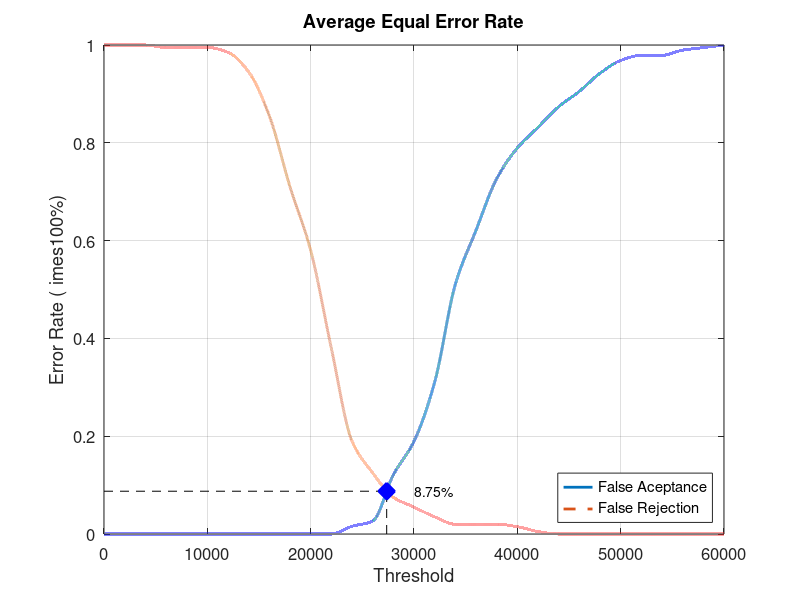
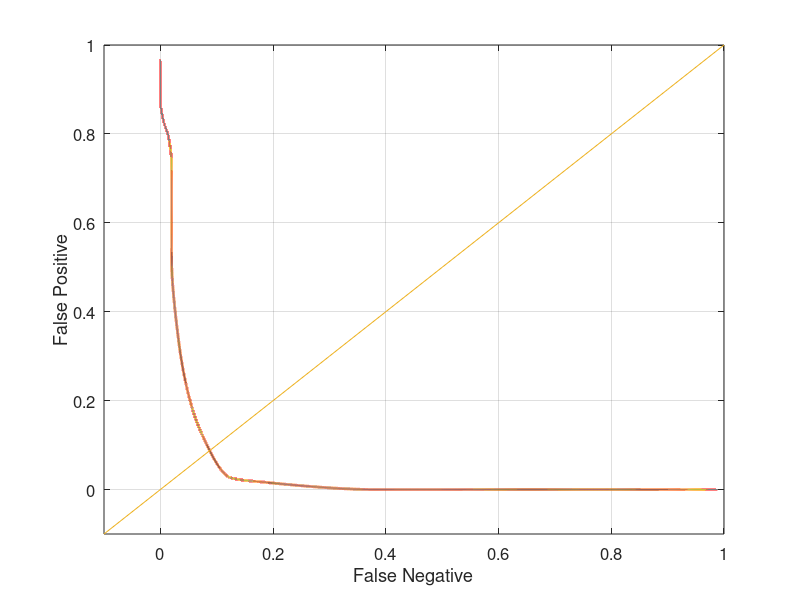

Write the MATLAB code that produced these figures, in order.
close all;
clear;
clc;
x = 0:2000:60000;
xq = 0:0.5:60000;

y0 = [0 0 0 0 0 0 0 0 0 0 0 0 0.0157895 0.0263158 0.121053 0.189474 0.310526 0.510526 0.621053 0.726316 0.789474 0.831579 0.873684 0.905263 0.942105 0.968421 0.978947 0.978947 0.989474 0.994737 1]
yy0 = interp1(x, y0, xq, 'pchip');
y1 = [1 1 1 0.995 0.995 0.995 0.985 0.945 0.855 0.71 0.58 0.38 0.19 0.125 0.075 0.055 0.035 0.02 0.02 0.02 0.015 0.005 0 0 0 0 0 0 0 0 0]
yy1 = interp1(x, y1, xq, 'pchip');

% Calculating EER: 
y2 = abs(y0 - y1);
find(y2 == min(y2))
yy2 = abs(yy0 - yy1);
xEER = find(yy2 == min(yy2));
xEERIndex = xq(xEER) % X-axis EER
yEER = yy0(xEER) % Y-axis EER

main = figure
plot(xq, yy0,'-','LineWidth', 2);	hold on
plot(xq, yy1,'--','LineWidth', 2);	hold on
plot([xEERIndex xEERIndex], [0 yEER], 'k--');	hold on
plot([0 xEERIndex], [yEER yEER], 'k--');	hold on
plot(xEERIndex, yEER, 'bx', 'LineWidth', 10);	hold on
text(xEERIndex + 10 * xEERIndex / 100, yEER, [num2str(round((10000 * yEER)) / 100) '%'])
legend('False Aceptance', 'False Rejection', 'Location', 'SouthEast')
xlabel('Threshold')
ylabel('Error Rate (	imes100%)')
title('Average Equal Error Rate')
set(gca, 'FontSize', 12)
axis([0 60000 0 1])
grid on

print(main, 'Database4_1Main', '-dpng');
FNRxFPR = figure('Color', [1 1 1]);
plot(yy1, yy0, '-', yy1, yy0, 'LineWidth', 2);
hold on
y = -0.1:0.1:1
plot(y, y); 
set(gca, 'FontSize', 12)
xlabel('False Negative')
ylabel('False Positive')
axis([-0.1 1 -0.1 1])
set(gca, 'FontSize', 12)
grid on

print(FNRxFPR, 'Database4_1FNRxFPR','-dpng');
